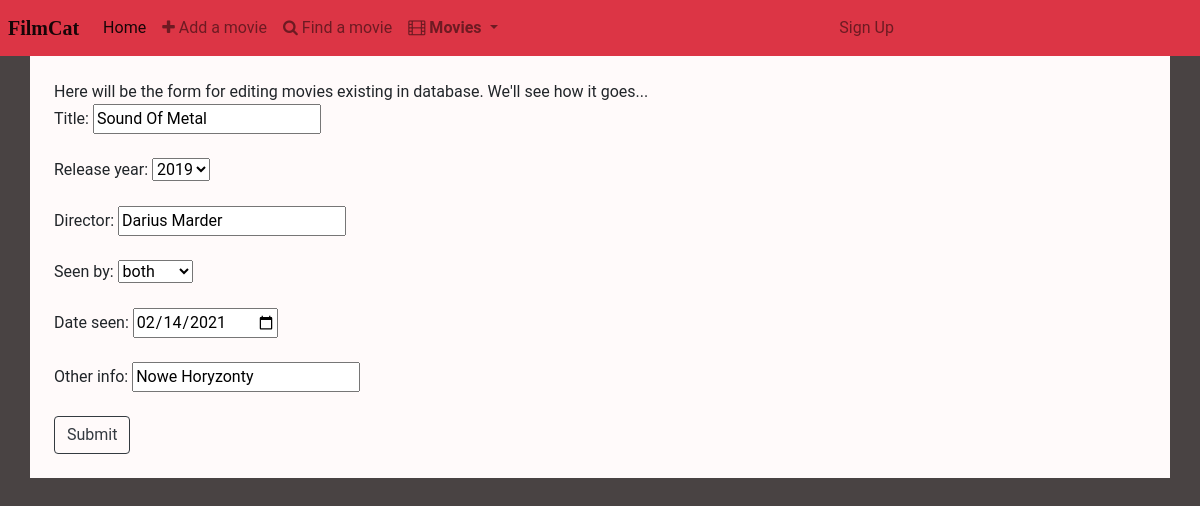
/edit_movie/Sound Of Metal/, run on an earlier commit of the app's database.
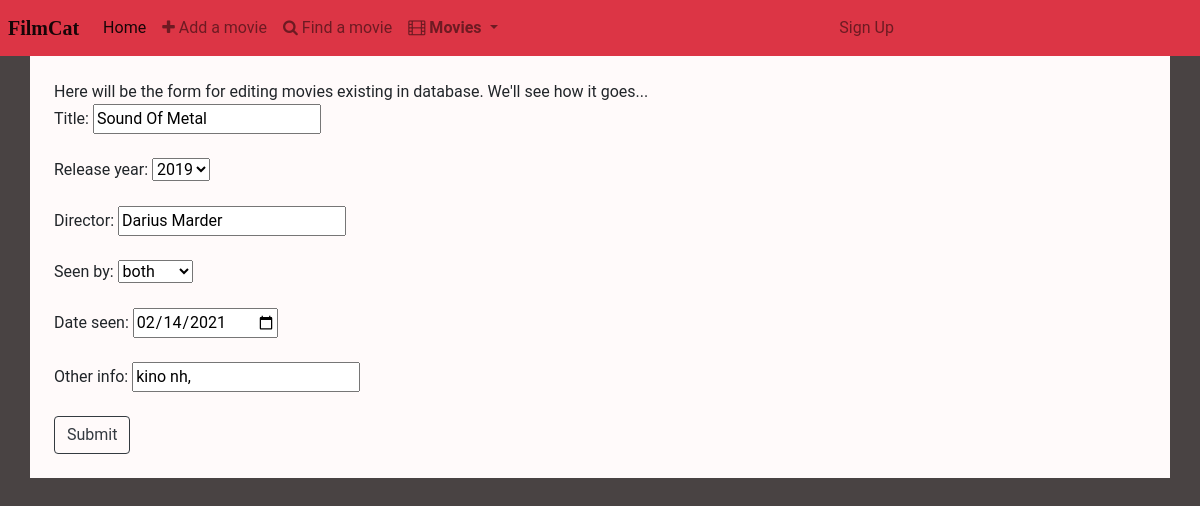
And on a later commit of the database.
### filmcatapp/models.py (models this page shows, shortened)
class Movie(models.Model):
    BOTH = 'BT'
    NOBODY = 'NB'
    JULKASEEN = 'JK'
    PIOTREKSEEN = 'PK'
    SEEN_CHOICES = [
        (BOTH, 'both'),
        (NOBODY, 'nobody'),
        (JULKASEEN, 'Julka'),
        (PIOTREKSEEN, 'Piotrek')
    ]
    title = models.CharField(max_length=100, primary_key=True, unique=True)
    release_year = models.PositiveSmallIntegerField(blank=True, null=True,)
    date_seen = models.DateField(blank=True, null=True)
    seen_by = models.CharField(
        choices=SEEN_CHOICES,
        max_length=2,
        blank=False,
        default='NB'
    )
    director = models.CharField(max_length=50, blank=True, null=True)
    tags = models.CharField(max_length=2500, blank=True, null=True)

### filmcatapp/views.py (the view)
# urls.py: path('edit_movie/<str:title>/', views.edit_movie),
def edit_movie(request, title):
    movie = get_object_or_404(Movie, pk=title)
    template_name = 'filmcatapp/edit_movie.html'
    if request.method == 'POST':
        form = MovieForm(request.POST, instance=movie)
        if form.is_valid():
            movie.title = form.cleaned_data['title']
            movie.seen_by = form.cleaned_data['seen_by']
            movie.director = form.cleaned_data['director']
            movie.release_year = form.cleaned_data['release_year']
            movie.date_seen = form.cleaned_data['date_seen']
            movie.tags = form.cleaned_data['tags']
            movie.save()
            return redirect('/all_movies')
    else:
        form = MovieForm(initial={
                            'title': movie.title,
                            'seen_by': movie.seen_by,
                            'director': movie.director,
                            'release_year': movie.release_year,
                            'date_seen': movie.date_seen,
                            'tags': movie.tags})
        args = {'form': form}
        return render(request, template_name, args)

### filmcatapp/forms.py
class MovieForm(forms.ModelForm):
    BOTH = 'BT'
    NOBODY = 'NB'
    JULKASEEN = 'JK'
    PIOTREKSEEN = 'PK'
    SEEN_CHOICES = [
        (BOTH, 'both'),
        (NOBODY, 'nobody'),
        (JULKASEEN, 'Julka'),
        (PIOTREKSEEN, 'Piotrek')
    ]
    YEAR_CHOICES = reversed([(x, x) for x in range(1930, 2023)])
    title = forms.CharField(label='title', required=True)
    seen_by = forms.ChoiceField(label='seen_by', required=True, choices=SEEN_CHOICES)
    release_year = forms.ChoiceField(choices=YEAR_CHOICES, label='release_year', required=False)
    date_seen = forms.DateField(required=False, widget=DateInput)
    director = forms.CharField(label='director', max_length=50, required=False)
    tags = forms.CharField(label='tags', max_length=2500, required=False)
    class Meta:
        model = Movie
        fields = ['title', 'seen_by', 'release_year', 'date_seen', 'director', 'tags']

### filmcatapp/templates/filmcatapp/edit_movie.html (shortened to what this page needs)
{% extends 'base.html' %}
{% block content %}
Here will be the form for editing movies existing in database. We'll see how it goes...
<form method="post">
  Title: {{form.title}} <br><br>
  Release year: {{form.release_year}} <br><br>
  Director: {{form.director }}  <br><br>
  Seen by: {{form.seen_by}} <br><br>
  Date seen: {{form.date_seen}}  <br><br>
  Other info: {{form.tags}}  <br><br>
  <button type="submit" class="btn btn-outline-dark">Submit</button>
</form>
{% endblock %}

What changed in the data, as far as the page shows it:
changed Movie "Sound Of Metal": tags "Nowe Horyzonty" → "kino nh,"
